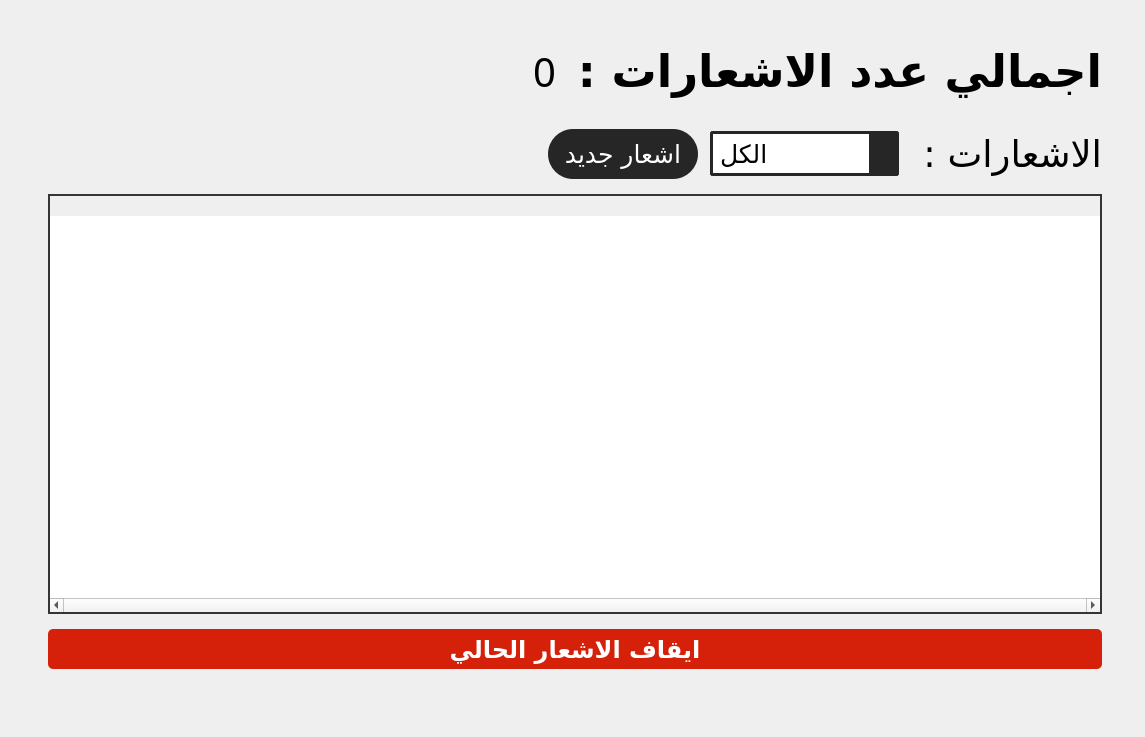
     <widget class="QWidget" name="notifications_page">
      <property name="styleSheet">
       <string notr="true">#notifications_page{
background-color: rgb(255,255,255);
}</string>
      </property>
      <layout class="QVBoxLayout" name="verticalLayout_16">
       <property name="leftMargin">
        <number>30</number>
       </property>
       <property name="rightMargin">
        <number>25</number>
       </property>
       <property name="bottomMargin">
        <number>30</number>
       </property>
       <item>
        <widget class="QFrame" name="frame">
         <property name="frameShape">
          <enum>QFrame::NoFrame</enum>
         </property>
         <property name="frameShadow">
          <enum>QFrame::Raised</enum>
         </property>
         <layout class="QHBoxLayout" name="horizontalLayout_18">
          <item>
           <widget class="QFrame" name="notifications_frame">
            <property name="cursor">
             <cursorShape>ArrowCursor</cursorShape>
            </property>
            <property name="styleSheet">
             <string notr="true"/>
            </property>
            <property name="inputMethodHints">
             <set>Qt::ImhHiddenText</set>
            </property>
            <property name="frameShape">
             <enum>QFrame::NoFrame</enum>
            </property>
            <property name="frameShadow">
             <enum>QFrame::Plain</enum>
            </property>
            <layout class="QVBoxLayout" name="verticalLayout_17">
             <property name="spacing">
              <number>15</number>
             </property>
             <item>
              <widget class="QFrame" name="frame_28">
               <property name="sizePolicy">
                <sizepolicy hsizetype="Preferred" vsizetype="Expanding">
                 <horstretch>0</horstretch>
                 <verstretch>0</verstretch>
                </sizepolicy>
               </property>
               <property name="maximumSize">
                <size>
                 <width>16777215</width>
                 <height>180</height>
                </size>
               </property>
               <property name="frameShape">
                <enum>QFrame::NoFrame</enum>
               </property>
               <property name="frameShadow">
                <enum>QFrame::Raised</enum>
               </property>
              </widget>
             </item>
             <item>
              <widget class="QFrame" name="total_noti_frame">
               <property name="sizePolicy">
                <sizepolicy hsizetype="Preferred" vsizetype="Maximum">
                 <horstretch>0</horstretch>
                 <verstretch>0</verstretch>
                </sizepolicy>
               </property>
               <property name="styleSheet">
                <string notr="true">color:black;</string>
               </property>
               <property name="frameShape">
                <enum>QFrame::NoFrame</enum>
               </property>
               <property name="frameShadow">
                <enum>QFrame::Raised</enum>
               </property>
               <layout class="QHBoxLayout" name="horizontalLayout_14">
                <property name="leftMargin">
                 <number>0</number>
                </property>
                <property name="topMargin">
                 <number>0</number>
                </property>
                <property name="rightMargin">
                 <number>0</number>
                </property>
                <property name="bottomMargin">
                 <number>0</number>
                </property>
                <item>
                 <widget class="QLabel" name="total_noti_label">
                  <property name="sizePolicy">
                   <sizepolicy hsizetype="Preferred" vsizetype="Maximum">
                    <horstretch>0</horstretch>
                    <verstretch>0</verstretch>
                   </sizepolicy>
                  </property>
                  <property name="font">
                   <font>
                    <family>Sakkal Majalla</family>
                    <pointsize>30</pointsize>
                    <weight>50</weight>
                    <bold>false</bold>
                   </font>
                  </property>
                  <property name="layoutDirection">
                   <enum>Qt::RightToLeft</enum>
                  </property>
                  <property name="frameShape">
                   <enum>QFrame::NoFrame</enum>
                  </property>
                  <property name="frameShadow">
                   <enum>QFrame::Plain</enum>
                  </property>
                  <property name="text">
                   <string>0</string>
                  </property>
                  <property name="alignment">
                   <set>Qt::AlignRight|Qt::AlignTrailing|Qt::AlignVCenter</set>
                  </property>
                 </widget>
                </item>
                <item>
                 <widget class="QLabel" name="total_noti_text_label">
                  <property name="sizePolicy">
                   <sizepolicy hsizetype="Maximum" vsizetype="Maximum">
                    <horstretch>0</horstretch>
                    <verstretch>0</verstretch>
                   </sizepolicy>
                  </property>
                  <property name="font">
                   <font>
                    <family>Sakkal Majalla</family>
                    <pointsize>34</pointsize>
                    <weight>75</weight>
                    <bold>true</bold>
                   </font>
                  </property>
                  <property name="styleSheet">
                   <string notr="true">color:black;</string>
                  </property>
                  <property name="text">
                   <string>اجمالي عدد الاشعارات : </string>
                  </property>
                 </widget>
                </item>
               </layout>
              </widget>
             </item>
             <item>
              <widget class="QFrame" name="frame_24">
               <property name="sizePolicy">
                <sizepolicy hsizetype="Preferred" vsizetype="Expanding">
                 <horstretch>0</horstretch>
                 <verstretch>0</verstretch>
                </sizepolicy>
               </property>
               <property name="maximumSize">
                <size>
                 <width>16777215</width>
                 <height>150</height>
                </size>
               </property>
               <property name="frameShape">
                <enum>QFrame::NoFrame</enum>
               </property>
               <property name="frameShadow">
                <enum>QFrame::Raised</enum>
               </property>
              </widget>
             </item>
             <item>
              <widget class="QFrame" name="noti_sort_frame">
               <property name="sizePolicy">
                <sizepolicy hsizetype="Preferred" vsizetype="Maximum">
                 <horstretch>0</horstretch>
                 <verstretch>0</verstretch>
                </sizepolicy>
               </property>
               <property name="frameShape">
                <enum>QFrame::NoFrame</enum>
               </property>
               <property name="frameShadow">
                <enum>QFrame::Raised</enum>
               </property>
               <layout class="QHBoxLayout" name="horizontalLayout_15">
                <property name="spacing">
                 <number>12</number>
                </property>
                <property name="leftMargin">
                 <number>0</number>
                </property>
                <property name="topMargin">
                 <number>0</number>
                </property>
                <property name="rightMargin">
                 <number>0</number>
                </property>
                <property name="bottomMargin">
                 <number>0</number>
                </property>
                <item>
                 <spacer name="horizontalSpacer_12">
                  <property name="orientation">
                   <enum>Qt::Horizontal</enum>
                  </property>
                  <property name="sizeHint" stdset="0">
                   <size>
                    <width>500</width>
                    <height>20</height>
                   </size>
                  </property>
                 </spacer>
                </item>
                <item>
                 <widget class="QPushButton" name="new_notification_buttton">
                  <property name="minimumSize">
                   <size>
                    <width>150</width>
                    <height>50</height>
                   </size>
                  </property>
                  <property name="maximumSize">
                   <size>
                    <width>150</width>
                    <height>50</height>
                   </size>
                  </property>
                  <property name="font">
                   <font>
                    <family>Sakkal Majalla</family>
                    <pointsize>19</pointsize>
                    <weight>50</weight>
                    <bold>false</bold>
                   </font>
                  </property>
                  <property name="styleSheet">
                   <string notr="true">QPushButton{
background-color: rgb(38, 38, 38);
border-radius: 25px;
color:white;
}

QPushButton:hover{
background-color: rgb(255, 255, 255);
color:black;
border:2px solid black;
}
</string>
                  </property>
                  <property name="text">
                   <string>اشعار جديد</string>
                  </property>
                 </widget>
                </item>
                <item>
                 <widget class="QComboBox" name="noti_sort_box">
                  <property name="sizePolicy">
                   <sizepolicy hsizetype="Maximum" vsizetype="Fixed">
                    <horstretch>0</horstretch>
                    <verstretch>0</verstretch>
                   </sizepolicy>
                  </property>
                  <property name="minimumSize">
                   <size>
                    <width>119</width>
                    <height>0</height>
                   </size>
                  </property>
                  <property name="font">
                   <font>
                    <family>Sakkal Majalla</family>
                    <pointsize>19</pointsize>
                    <weight>50</weight>
                    <bold>false</bold>
                   </font>
                  </property>
                  <property name="layoutDirection">
                   <enum>Qt::LeftToRight</enum>
                  </property>
                  <property name="styleSheet">
                   <string notr="true">QComboBox {
                border: 3px solid rgb(38, 38, 38);
				border-radius: 3px;
                padding: 1px 10px 1px 7px;
                min-width: 6em;
            }
QComboBox::drop-down {
                color:white;
                width: 26px;
                border-left-width: 1px;
                border-left-color: rgb(38, 38, 38);
                border-left-style: solid;

               background-color: rgb(38,38,38);
}
QComboBox::down-arrow {

				width:20px;
				height: 20px;
				margin: 1px 3px 1px 3px;
                image: url(:/newPrefix/images/down-chevron.png); /* Use the resource path */
}

QComboBox QAbstractItemView {
    selection-background-color: rgb(53,53,53); 
}
QComboBox QAbstractItemView::item:hover {
    background-color:rgb(53,53,53);

}
    

           

</string>
                  </property>
                  <property name="editable">
                   <bool>false</bool>
                  </property>
                  <property name="currentIndex">
                   <number>6</number>
                  </property>
                  <property name="duplicatesEnabled">
                   <bool>false</bool>
                  </property>
                  <property name="frame">
                   <bool>false</bool>
                  </property>
                  <item>
                   <property name="text">
                    <string>صلاة الفجر </string>
                   </property>
                  </item>
                  <item>
                   <property name="text">
                    <string>صلاة الظهر </string>
                   </property>
                  </item>
                  <item>
                   <property name="text">
                    <string>صلاة العصر </string>
                   </property>
                  </item>
                  <item>
                   <property name="text">
                    <string>صلاة المغرب </string>
                   </property>
                  </item>
                  <item>
                   <property name="text">
                    <string>صلاة العشاء </string>
                   </property>
                  </item>
                  <item>
                   <property name="text">
                    <string>صلاة الجمعة</string>
                   </property>
                  </item>
                  <item>
                   <property name="text">
                    <string>الكل </string>
                   </property>
                  </item>
                 </widget>
                </item>
                <item>
                 <widget class="QLabel" name="notis_text_label">
                  <property name="font">
                   <font>
                    <family>Sakkal Majalla</family>
                    <pointsize>28</pointsize>
                   </font>
                  </property>
                  <property name="styleSheet">
                   <string notr="true">color:black;</string>
                  </property>
                  <property name="text">
                   <string>الاشعارات : </string>
                  </property>
                 </widget>
                </item>
               </layout>
              </widget>
             </item>
             <item>
              <widget class="QFrame" name="noti_show_frame">
               <property name="sizePolicy">
                <sizepolicy hsizetype="Preferred" vsizetype="Expanding">
                 <horstretch>0</horstretch>
                 <verstretch>0</verstretch>
                </sizepolicy>
               </property>
               <property name="minimumSize">
                <size>
                 <width>0</width>
                 <height>420</height>
                </size>
               </property>
               <property name="maximumSize">
                <size>
                 <width>16777215</width>
                 <height>420</height>
                </size>
               </property>
               <property name="styleSheet">
                <string notr="true">#noti_show_frame{
border: 2px solid rgb(53,53,53);
}</string>
               </property>
               <property name="frameShape">
                <enum>QFrame::StyledPanel</enum>
               </property>
               <property name="frameShadow">
                <enum>QFrame::Raised</enum>
               </property>
               <layout class="QVBoxLayout" name="verticalLayout_18">
                <property name="leftMargin">
                 <number>0</number>
                </property>
                <property name="topMargin">
                 <number>20</number>
                </property>
                <property name="rightMargin">
                 <number>0</number>
                </property>
                <property name="bottomMargin">
                 <number>0</number>
                </property>
                <item>
                 <widget class="QScrollArea" name="display_noti_widget">
                  <property name="sizePolicy">
                   <sizepolicy hsizetype="Expanding" vsizetype="Minimum">
                    <horstretch>0</horstretch>
                    <verstretch>0</verstretch>
                   </sizepolicy>
                  </property>
                  <property name="minimumSize">
                   <size>
                    <width>0</width>
                    <height>0</height>
                   </size>
                  </property>
                  <property name="maximumSize">
                   <size>
                    <width>16777215</width>
                    <height>16777215</height>
                   </size>
                  </property>
                  <property name="sizeIncrement">
                   <size>
                    <width>0</width>
                    <height>0</height>
                   </size>
                  </property>
                  <property name="font">
                   <font>
                    <kerning>true</kerning>
                   </font>
                  </property>
                  <property name="layoutDirection">
                   <enum>Qt::LeftToRight</enum>
                  </property>
                  <property name="autoFillBackground">
                   <bool>false</bool>
                  </property>
                  <property name="styleSheet">
                   <string notr="true">QWidget {
                background-color: rgb(255, 255, 255);
}

QScrollBar{
padding: 20px 15px;
}

QScrollBar:horizontal {
                background-color: rgb(56, 56, 56);
                border: 1px solid rgb(56,56,56);
                height: 15px;
                margin: 0px ;
}

QScrollBar::handle:horizontal {
                background-color: rgb(100, 100, 100);
				border: 1px solid rgb(100,100,100);
                min-width: 20px;
				min-height: 30px;
				margin: 0px 16px 0px 16px;
}

            QScrollBar::handle:horizontal:hover {
                background-color: rgb(160,160, 160);
            }

            QScrollBar::handle:horizontal:pressed {
                background-color: rgb(165, 165, 165);
            }

            

            QScrollBar::add-page:horizontal, QScrollBar::sub-page:horizontal {
                background: none;
            }</string>
                  </property>
                  <property name="frameShape">
                   <enum>QFrame::NoFrame</enum>
                  </property>
                  <property name="frameShadow">
                   <enum>QFrame::Plain</enum>
                  </property>
                  <property name="verticalScrollBarPolicy">
                   <enum>Qt::ScrollBarAlwaysOff</enum>
                  </property>
                  <property name="horizontalScrollBarPolicy">
                   <enum>Qt::ScrollBarAlwaysOn</enum>
                  </property>
                  <property name="sizeAdjustPolicy">
                   <enum>QAbstractScrollArea::AdjustToContents</enum>
                  </property>
                  <property name="widgetResizable">
                   <bool>true</bool>
                  </property>
                  <property name="alignment">
                   <set>Qt::AlignLeading|Qt::AlignLeft|Qt::AlignTop</set>
                  </property>
                  <widget class="QWidget" name="scrollAreaContainer">
                   <property name="geometry">
                    <rect>
                     <x>0</x>
                     <y>0</y>
                     <width>100</width>
                     <height>31</height>
                    </rect>
                   </property>
                   <layout class="QHBoxLayout" name="horizontalLayout_16">
                    <property name="spacing">
                     <number>15</number>
                    </property>
                    <property name="topMargin">
                     <number>20</number>
                    </property>
                    <property name="rightMargin">
                     <number>20</number>
                    </property>
                   </layout>
                  </widget>
                 </widget>
                </item>
               </layout>
              </widget>
             </item>
             <item>
              <widget class="QPushButton" name="stop_notification">
               <property name="sizePolicy">
                <sizepolicy hsizetype="Preferred" vsizetype="Expanding">
                 <horstretch>0</horstretch>
                 <verstretch>0</verstretch>
                </sizepolicy>
               </property>
               <property name="minimumSize">
                <size>
                 <width>0</width>
                 <height>40</height>
                </size>
               </property>
               <property name="maximumSize">
                <size>
                 <width>16777215</width>
                 <height>45</height>
                </size>
               </property>
               <property name="font">
                <font>
                 <family>Sakkal Majalla</family>
                 <pointsize>18</pointsize>
                 <weight>75</weight>
                 <bold>true</bold>
                </font>
               </property>
               <property name="styleSheet">
                <string notr="true">QPushButton{
color:white;
background-color:rgb(213, 33, 10);
border-radius: 5px;
}

QPushButton:hover{
background-color: rgb(198, 35, 20);
}

</string>
               </property>
               <property name="text">
                <string>ايقاف الاشعار الحالي</string>
               </property>
              </widget>
             </item>
             <item>
              <spacer name="verticalSpacer_3">
               <property name="orientation">
                <enum>Qt::Vertical</enum>
               </property>
               <property name="sizeType">
                <enum>QSizePolicy::Expanding</enum>
               </property>
               <property name="sizeHint" stdset="0">
                <size>
                 <width>20</width>
                 <height>20</height>
                </size>
               </property>
              </spacer>
             </item>
            </layout>
           </widget>
          </item>
         </layout>
        </widget>
       </item>
      </layout>
     </widget>
